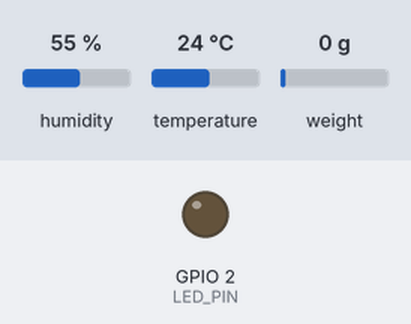
The sketch below on a simulated ESP32. On the bench: output pins drawn as LEDs (lit = HIGH). The test bench sets the inputs (shaded band); at power-on: weight on the scale 0 g, humidity 55 %, temperature 24 °C. The local clock reads 2024-03-15 10:24:30 at power-on unless the sketch sets it; storage starts empty; what the sketch prints to the serial monitor is not drawn.

Above: at 8.9 s.
9.0 s: weight on the scale set to 100 g
At 17.5 s:
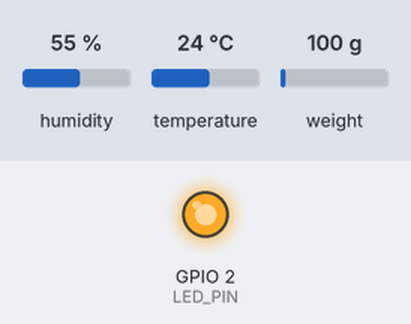
Timing chart, 0 to 19.1 s (numbered marks = the images above; inputs shaded):
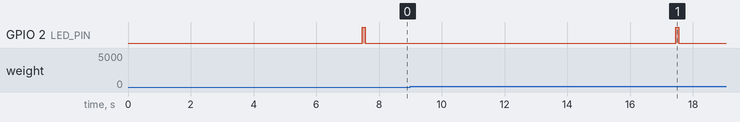

The sketch:

hx711_sd_samples_v5_1.ino
```cpp
/*
  HX711 NOISE DIAGNOSTIC - LOGS EVERY RAW SAMPLE TO SD
  ----------------------------------------------------
  Same read path as the logger v5 and hx711_sd_test_v5, but every row also
  contains ALL individual raw samples (s1..sN), so you can see the SHAPE of
  the noise instead of just its size:

    smooth slow wave in s1..sN   -> the hanging weight is swinging / vibrating
    random sample-to-sample jitter -> electronics (supply, wiring, moisture)

  One row every 10 s, appended to /hx711_samples_log.csv, runs on batteries.

  Columns:
    elapsed_sec, timestamp, temperature_C, humidity_pct, n_valid, window_ms,
    avg_raw, min_raw, max_raw, spread, sd_raw, status, s1 ... sN

    window_ms  = time the N samples took (about N / 11.8 s on your board), so
                 sample k happened at about (k-1) * window_ms / (N-1).
    sd_raw     = standard deviation of the valid samples, in counts.
    s1..sN     = the raw values exactly as read ("NaN" = read timed out).
                 Rejected values (-1, 0, full scale) are shown but excluded
                 from avg/min/max/sd and flagged HX_RAW_SUSPECT.

  SUGGESTED RUNS (write down the clock time of each; same 5 kg every time):
    A. no load, 2 min                       -> electronics noise floor
    B. 5 kg hanging as before, 3 min         -> normal
    C. 5 kg with the swing damped, 3 min     -> rigid hanger / hand-steadied / tied
    D. optional: 100 uF + 100 nF across the HX711 VCC/GND, 5 kg, 3 min

  LED: 1 short blink = row written, 3 short blinks = SD problem.

  Wiring: HX711 DT->GPIO16, SCK->GPIO17 | DHT out->GPIO14 | RTC SDA 21, SCL 22
          SD CS->5, MOSI 23, MISO 19, CLK 18

  Libraries: HX711 (Bogdan Necula), DHT sensor library + Adafruit Unified
             Sensor, RTClib, SD (built-in)
*/

#include <Wire.h>
#include <RTClib.h>
#include <SPI.h>
#include <SD.h>
#include <HX711.h>
#include <DHT.h>
#include <math.h>
#include "esp_system.h"

// ===================== PINS =====================
#define HX711_DT_PIN   32
#define HX711_SCK_PIN  33
#define DHT_PIN        14
#define DHT_TYPE       DHT22    // DHT11 for lysimeters 2, 3 and 4
#define SD_CS_PIN      5
#define I2C_SDA        21
#define I2C_SCL        22
#define LED_PIN        2

// ===================== SETTINGS =====================
#define USE_RTC               true
#define LED_FEEDBACK          true
#define LOG_INTERVAL_MS       10000UL   // one row every 10 seconds
#define N_SAMPLES             40        // ~3.4 s window at ~11.8 samples/s
#define HX_SETTLE_MS          500
#define HX_READY_TIMEOUT_MS   400
#define HX_DISCARD            4        // conversions dropped after power-up (settling transient), same as logger v5.1
const bool POWER_CYCLE_HX711 = true;

const char *logFileName = "/hx711_samples_log.csv";

HX711 scale;
DHT dht(DHT_PIN, DHT_TYPE);
RTC_DS3231 rtc;
bool rtcReady = false;
bool sdOK = false;

// ===================== HELPERS =====================
void addFlag(String &flags, const char *f) {
  if (flags.length()) flags += ' ';
  flags += f;
}

const char *resetTag() {
  switch (esp_reset_reason()) {
    case ESP_RST_POWERON:  return "BOOT_POWERON";
    case ESP_RST_BROWNOUT: return "BOOT_BROWNOUT";
    case ESP_RST_PANIC:    return "BOOT_PANIC";
    case ESP_RST_INT_WDT:
    case ESP_RST_TASK_WDT:
    case ESP_RST_WDT:      return "BOOT_WDT";
    case ESP_RST_SW:       return "BOOT_SW";
    default:               return "BOOT_OTHER";
  }
}

void blinkLED(int count, int onMs, int offMs) {
  if (!LED_FEEDBACK) return;
  pinMode(LED_PIN, OUTPUT);
  for (int i = 0; i < count; i++) {
    digitalWrite(LED_PIN, HIGH);
    delay(onMs);
    digitalWrite(LED_PIN, LOW);
    if (i < count - 1) delay(offMs);
  }
}

String makeHeader() {
  String h = "elapsed_sec,timestamp,temperature_C,humidity_pct,n_valid,window_ms,"
             "avg_raw,min_raw,max_raw,spread,sd_raw,status";
  for (int i = 1; i <= N_SAMPLES; i++) {
    h += ",s";
    h += i;
  }
  return h;
}

// ===================== TIME =====================
String getTimestamp(String &flags) {
#if USE_RTC
  for (int a = 0; a < 4 && !rtcReady; a++) {
    rtcReady = rtc.begin();
    if (!rtcReady) delay(50);
  }
  if (!rtcReady) {
    addFlag(flags, "RTC_FAIL");
    return "RTC_FAIL";
  }
  DateTime now = rtc.now();
  if (now.year() < 2026 || now.year() > 2035) {
    addFlag(flags, "RTC_TIME_SUSPECT");
    return "RTC_TIME_SUSPECT";
  }
  char buf[24];
  snprintf(buf, sizeof(buf), "%04d-%02d-%02d %02d:%02d:%02d",
           now.year(), now.month(), now.day(),
           now.hour(), now.minute(), now.second());
  return String(buf);
#else
  (void)flags;
  return "NO_RTC";
#endif
}

// ===================== SENSORS (one at a time) =====================
bool sampleDHTOnce(float &t, float &h) {
  dht.begin();
  t = dht.readTemperature();
  h = dht.readHumidity();
  return !isnan(t) && !isnan(h);
}

// Collects N_SAMPLES raw conversions back to back (no averaging here).
int collectSamples(long *raw, bool *ok, int &timeouts, unsigned long &windowMs) {
  timeouts = 0;
  int got = 0;

  if (POWER_CYCLE_HX711) {
    scale.power_up();
    delay(HX_SETTLE_MS);
    // first conversions after power-up are unsettled: read and drop them
    for (int d = 0; d < HX_DISCARD; d++) {
      if (scale.wait_ready_timeout(HX_READY_TIMEOUT_MS)) scale.read();
    }
  }

  unsigned long t0 = millis();
  for (int i = 0; i < N_SAMPLES; i++) {
    if (scale.wait_ready_timeout(HX_READY_TIMEOUT_MS)) {
      raw[i] = scale.read();
      ok[i] = true;
      got++;
    } else {
      raw[i] = 0;
      ok[i] = false;
      timeouts++;
    }
  }
  windowMs = millis() - t0;

  if (POWER_CYCLE_HX711) scale.power_down();
  return got;
}

// ===================== SD (last, sensors already off) =====================
bool sdBegin() {
  for (int a = 0; a < 3; a++) {
    if (SD.begin(SD_CS_PIN, SPI, 4000000)) return true;
    SD.end();
    delay(100);
  }
  return false;
}

bool appendRow(const String &line) {
  if (!SD.exists(logFileName)) {
    File h = SD.open(logFileName, FILE_WRITE);
    if (!h) return false;
    h.println(makeHeader());
    h.close();
  }
  File f = SD.open(logFileName, FILE_APPEND);
  if (!f) return false;
  size_t before = f.size();
  size_t n = f.println(line);
  f.flush();
  size_t after = f.size();
  bool ok = (n > 0) && (after >= before + n) && !f.getWriteError();
  f.close();
  return ok;
}

// ===================== SETUP =====================
void setup() {
  Serial.begin(115200);
  delay(500);
  Serial.println();
  Serial.println("=== HX711 NOISE DIAGNOSTIC (all raw samples to SD) ===");
  Serial.printf("Reset reason: %s | %d samples per row, one row / %lu s\n",
                resetTag(), N_SAMPLES, LOG_INTERVAL_MS / 1000UL);

#if USE_RTC
  Wire.begin(I2C_SDA, I2C_SCL);
  Wire.setTimeOut(100);
#endif

  scale.begin(HX711_DT_PIN, HX711_SCK_PIN);
  if (!POWER_CYCLE_HX711) {
    scale.power_up();
    delay(HX_SETTLE_MS);
  }

  dht.begin();
  delay(2000);   // DHT warm-up before the first read

  sdOK = sdBegin();
  Serial.println(sdOK ? "SD card OK." : "SD card NOT detected (will retry every cycle).");
  if (!sdOK) blinkLED(3, 100, 100);
  Serial.println();
}

// ===================== LOOP =====================
void loop() {
  static unsigned long nextRun = 0;
  static bool firstRow = true;

  if ((long)(millis() - nextRun) < 0) return;
  nextRun = millis() + LOG_INTERVAL_MS;   // fixed period, no drift

  String flags = "";
  if (firstRow) addFlag(flags, resetTag());

  // 1) RTC, 2) DHT, 3) HX711 -- one after the other
  String ts = getTimestamp(flags);

  float t, h;
  bool dhtOK = sampleDHTOnce(t, h);
  if (!dhtOK) addFlag(flags, "DHT_FAIL");

  long raw[N_SAMPLES];
  bool ok[N_SAMPLES];
  int timeouts;
  unsigned long windowMs;
  collectSamples(raw, ok, timeouts, windowMs);

  // Statistics over valid samples only
  int nValid = 0, suspect = 0;
  long mn = 0, mx = 0;
  double sum = 0, sumSq = 0;
  for (int i = 0; i < N_SAMPLES; i++) {
    if (!ok[i]) continue;
    long r = raw[i];
    if (r == -1 || r == 0 || r >= 8388607L || r <= -8388608L) {
      suspect++;
      continue;
    }
    if (nValid == 0 || r < mn) mn = r;
    if (nValid == 0 || r > mx) mx = r;
    sum += r;
    sumSq += (double)r * (double)r;
    nValid++;
  }
  double mean = nValid ? sum / nValid : 0;
  double var  = nValid > 1 ? (sumSq - nValid * mean * mean) / (nValid - 1) : 0;
  if (var < 0) var = 0;
  double sd = sqrt(var);

  if (nValid < N_SAMPLES) addFlag(flags, (String("HX_") + nValid + "of" + N_SAMPLES).c_str());
  if (suspect > 0)        addFlag(flags, "HX_RAW_SUSPECT");
  if (timeouts > 0)       addFlag(flags, "HX_TIMEOUT");
  String status = flags.length() ? flags : String("OK");

  // Build the CSV row
  String line;
  line.reserve(64 + N_SAMPLES * 9);
  line += millis() / 1000UL;
  line += ',';
  line += ts;
  line += ',';
  line += dhtOK ? String(t, 1) : String("NaN");
  line += ',';
  line += dhtOK ? String(h, 1) : String("NaN");
  line += ',';
  line += nValid;
  line += ',';
  line += windowMs;
  line += ',';
  line += nValid ? String((long)(mean + (mean >= 0 ? 0.5 : -0.5))) : String("NaN");
  line += ',';
  line += nValid ? String(mn) : String("NaN");
  line += ',';
  line += nValid ? String(mx) : String("NaN");
  line += ',';
  line += nValid ? String(mx - mn) : String("NaN");
  line += ',';
  line += nValid ? String(sd, 1) : String("NaN");
  line += ',';
  line += status;
  for (int i = 0; i < N_SAMPLES; i++) {
    line += ',';
    if (ok[i]) line += raw[i];
    else       line += "NaN";
  }

  // Short summary on Serial (the full row goes to the SD card)
  Serial.printf("%s | n=%d avg=%ld min=%ld max=%ld spread=%ld sd=%.1f window=%lums | %s\n",
                ts.c_str(), nValid, (long)mean, mn, mx, mx - mn, sd, windowMs, status.c_str());

  // 4) SD last
  if (!sdOK) sdOK = sdBegin();
  bool writeOK = false;
  if (sdOK) {
    writeOK = appendRow(line);
    if (!writeOK) {
      Serial.println("[SD] ERROR: row not written, will re-init next cycle.");
      SD.end();
      sdOK = false;
    }
  } else {
    Serial.println("[SD] ERROR: card not detected.");
  }

  if (writeOK) blinkLED(1, 100, 0);
  else         blinkLED(3, 100, 100);

  firstRow = false;
}
```
